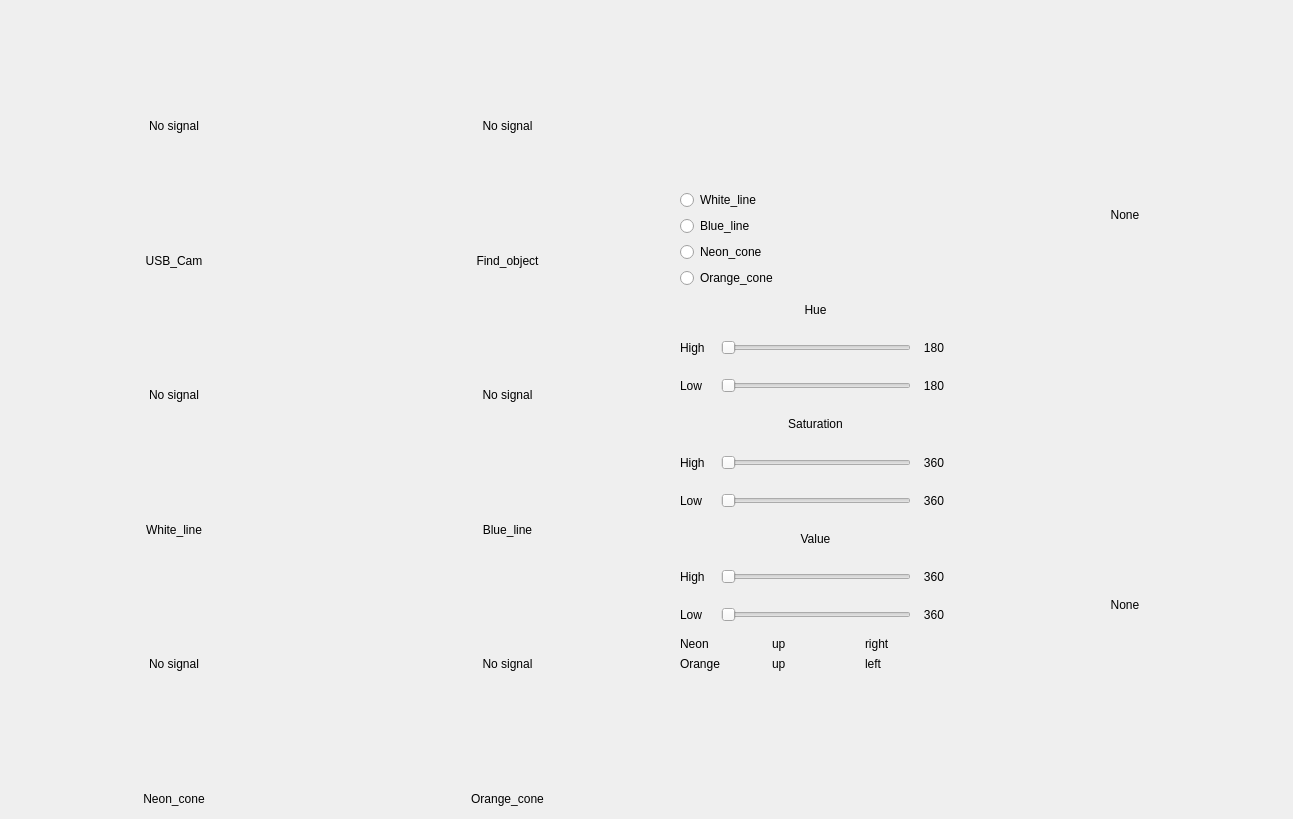
<?xml version="1.0" encoding="UTF-8"?>
<ui version="4.0">
 <class>MainWindowDesign</class>
 <widget class="QMainWindow" name="MainWindowDesign">
  <property name="geometry">
   <rect>
    <x>0</x>
    <y>0</y>
    <width>1293</width>
    <height>819</height>
   </rect>
  </property>
  <property name="windowTitle">
   <string>QRosApp</string>
  </property>
  <property name="windowIcon">
   <iconset>
    <normaloff>:/images/icon.png</normaloff>:/images/icon.png</iconset>
  </property>
  <property name="locale">
   <locale language="English" country="Australia"/>
  </property>
  <widget class="QWidget" name="centralwidget">
   <widget class="QWidget" name="gridLayoutWidget">
    <property name="geometry">
     <rect>
      <x>10</x>
      <y>10</y>
      <width>661</width>
      <height>801</height>
     </rect>
    </property>
    <layout class="QGridLayout" name="gridLayout">
     <item row="2" column="0">
      <widget class="QLabel" name="White_line_screen">
       <property name="text">
        <string>No signal</string>
       </property>
       <property name="alignment">
        <set>Qt::AlignmentFlag::AlignCenter</set>
       </property>
      </widget>
     </item>
     <item row="0" column="0">
      <widget class="QLabel" name="USB_screen">
       <property name="text">
        <string>No signal</string>
       </property>
       <property name="alignment">
        <set>Qt::AlignmentFlag::AlignCenter</set>
       </property>
      </widget>
     </item>
     <item row="5" column="0">
      <widget class="QLabel" name="Neon_cone">
       <property name="maximumSize">
        <size>
         <width>16777215</width>
         <height>25</height>
        </size>
       </property>
       <property name="text">
        <string>Neon_cone</string>
       </property>
       <property name="alignment">
        <set>Qt::AlignmentFlag::AlignCenter</set>
       </property>
      </widget>
     </item>
     <item row="3" column="1">
      <widget class="QLabel" name="Blue_line">
       <property name="text">
        <string>Blue_line</string>
       </property>
       <property name="alignment">
        <set>Qt::AlignmentFlag::AlignCenter</set>
       </property>
      </widget>
     </item>
     <item row="3" column="0">
      <widget class="QLabel" name="White_line">
       <property name="maximumSize">
        <size>
         <width>16777215</width>
         <height>25</height>
        </size>
       </property>
       <property name="text">
        <string>White_line</string>
       </property>
       <property name="alignment">
        <set>Qt::AlignmentFlag::AlignCenter</set>
       </property>
      </widget>
     </item>
     <item row="0" column="1">
      <widget class="QLabel" name="Object_screen">
       <property name="text">
        <string>No signal</string>
       </property>
       <property name="alignment">
        <set>Qt::AlignmentFlag::AlignCenter</set>
       </property>
      </widget>
     </item>
     <item row="5" column="1">
      <widget class="QLabel" name="Orange_coe">
       <property name="text">
        <string>Orange_cone</string>
       </property>
       <property name="alignment">
        <set>Qt::AlignmentFlag::AlignCenter</set>
       </property>
      </widget>
     </item>
     <item row="4" column="0">
      <widget class="QLabel" name="Neon_cone_screen">
       <property name="text">
        <string>No signal</string>
       </property>
       <property name="alignment">
        <set>Qt::AlignmentFlag::AlignCenter</set>
       </property>
      </widget>
     </item>
     <item row="1" column="1">
      <widget class="QLabel" name="Find_object">
       <property name="text">
        <string>Find_object</string>
       </property>
       <property name="alignment">
        <set>Qt::AlignmentFlag::AlignCenter</set>
       </property>
      </widget>
     </item>
     <item row="2" column="1">
      <widget class="QLabel" name="Blue_line_screen">
       <property name="text">
        <string>No signal</string>
       </property>
       <property name="alignment">
        <set>Qt::AlignmentFlag::AlignCenter</set>
       </property>
      </widget>
     </item>
     <item row="4" column="1">
      <widget class="QLabel" name="Orange_cone_screen">
       <property name="text">
        <string>No signal</string>
       </property>
       <property name="alignment">
        <set>Qt::AlignmentFlag::AlignCenter</set>
       </property>
      </widget>
     </item>
     <item row="1" column="0">
      <widget class="QLabel" name="USB_Cam">
       <property name="maximumSize">
        <size>
         <width>16777215</width>
         <height>25</height>
        </size>
       </property>
       <property name="text">
        <string>USB_Cam</string>
       </property>
       <property name="alignment">
        <set>Qt::AlignmentFlag::AlignCenter</set>
       </property>
      </widget>
     </item>
    </layout>
   </widget>
   <widget class="QWidget" name="gridLayoutWidget_2">
    <property name="geometry">
     <rect>
      <x>680</x>
      <y>190</y>
      <width>271</width>
      <height>481</height>
     </rect>
    </property>
    <layout class="QGridLayout" name="gridLayout_2">
     <item row="10" column="0">
      <widget class="QLabel" name="Value">
       <property name="text">
        <string>Value</string>
       </property>
       <property name="alignment">
        <set>Qt::AlignmentFlag::AlignCenter</set>
       </property>
      </widget>
     </item>
     <item row="4" column="0">
      <widget class="QLabel" name="Hue">
       <property name="text">
        <string>Hue</string>
       </property>
       <property name="alignment">
        <set>Qt::AlignmentFlag::AlignCenter</set>
       </property>
      </widget>
     </item>
     <item row="12" column="0">
      <layout class="QHBoxLayout" name="horizontalLayout_6">
       <item>
        <widget class="QLabel" name="Value_low">
         <property name="text">
          <string>Low</string>
         </property>
        </widget>
       </item>
       <item>
        <widget class="QSlider" name="Value_low_slider">
         <property name="maximumSize">
          <size>
           <width>190</width>
           <height>16777215</height>
          </size>
         </property>
         <property name="orientation">
          <enum>Qt::Orientation::Horizontal</enum>
         </property>
        </widget>
       </item>
       <item>
        <widget class="QLabel" name="Val_low_value">
         <property name="text">
          <string>360</string>
         </property>
         <property name="alignment">
          <set>Qt::AlignmentFlag::AlignCenter</set>
         </property>
        </widget>
       </item>
      </layout>
     </item>
     <item row="11" column="0">
      <layout class="QHBoxLayout" name="horizontalLayout_5">
       <item>
        <widget class="QLabel" name="Value_high">
         <property name="text">
          <string>High</string>
         </property>
        </widget>
       </item>
       <item>
        <widget class="QSlider" name="Value_high_slider">
         <property name="maximumSize">
          <size>
           <width>190</width>
           <height>16777215</height>
          </size>
         </property>
         <property name="orientation">
          <enum>Qt::Orientation::Horizontal</enum>
         </property>
        </widget>
       </item>
       <item>
        <widget class="QLabel" name="Val_high_value">
         <property name="text">
          <string>360</string>
         </property>
         <property name="alignment">
          <set>Qt::AlignmentFlag::AlignCenter</set>
         </property>
        </widget>
       </item>
      </layout>
     </item>
     <item row="0" column="0">
      <widget class="QRadioButton" name="White_line_Button">
       <property name="text">
        <string>White_line</string>
       </property>
      </widget>
     </item>
     <item row="5" column="0">
      <layout class="QHBoxLayout" name="horizontalLayout">
       <item>
        <widget class="QLabel" name="Hue_high">
         <property name="text">
          <string>High</string>
         </property>
        </widget>
       </item>
       <item>
        <widget class="QSlider" name="Hue_high_slider">
         <property name="maximumSize">
          <size>
           <width>190</width>
           <height>16777215</height>
          </size>
         </property>
         <property name="orientation">
          <enum>Qt::Orientation::Horizontal</enum>
         </property>
        </widget>
       </item>
       <item>
        <widget class="QLabel" name="Hue_high_value">
         <property name="text">
          <string>180</string>
         </property>
         <property name="alignment">
          <set>Qt::AlignmentFlag::AlignCenter</set>
         </property>
        </widget>
       </item>
      </layout>
     </item>
     <item row="8" column="0">
      <layout class="QHBoxLayout" name="horizontalLayout_3">
       <item>
        <widget class="QLabel" name="Sat_high">
         <property name="text">
          <string>High</string>
         </property>
        </widget>
       </item>
       <item>
        <widget class="QSlider" name="Sat_high_slider">
         <property name="maximumSize">
          <size>
           <width>190</width>
           <height>16777215</height>
          </size>
         </property>
         <property name="orientation">
          <enum>Qt::Orientation::Horizontal</enum>
         </property>
        </widget>
       </item>
       <item>
        <widget class="QLabel" name="Sat_high_value">
         <property name="text">
          <string>360</string>
         </property>
         <property name="alignment">
          <set>Qt::AlignmentFlag::AlignCenter</set>
         </property>
        </widget>
       </item>
      </layout>
     </item>
     <item row="1" column="0">
      <widget class="QRadioButton" name="Blue_line_Button">
       <property name="text">
        <string>Blue_line</string>
       </property>
      </widget>
     </item>
     <item row="6" column="0">
      <layout class="QHBoxLayout" name="horizontalLayout_2">
       <item>
        <widget class="QLabel" name="Hue_low">
         <property name="text">
          <string>Low</string>
         </property>
        </widget>
       </item>
       <item>
        <widget class="QSlider" name="Hue_low_slider">
         <property name="maximumSize">
          <size>
           <width>190</width>
           <height>16777215</height>
          </size>
         </property>
         <property name="orientation">
          <enum>Qt::Orientation::Horizontal</enum>
         </property>
        </widget>
       </item>
       <item>
        <widget class="QLabel" name="Hue_low_value">
         <property name="text">
          <string>180</string>
         </property>
         <property name="alignment">
          <set>Qt::AlignmentFlag::AlignCenter</set>
         </property>
        </widget>
       </item>
      </layout>
     </item>
     <item row="2" column="0">
      <widget class="QRadioButton" name="Neon_cone_Button">
       <property name="text">
        <string>Neon_cone</string>
       </property>
      </widget>
     </item>
     <item row="9" column="0">
      <layout class="QHBoxLayout" name="horizontalLayout_4">
       <item>
        <widget class="QLabel" name="Sat_low">
         <property name="text">
          <string>Low</string>
         </property>
        </widget>
       </item>
       <item>
        <widget class="QSlider" name="Sat_low_slider">
         <property name="maximumSize">
          <size>
           <width>190</width>
           <height>16777215</height>
          </size>
         </property>
         <property name="orientation">
          <enum>Qt::Orientation::Horizontal</enum>
         </property>
        </widget>
       </item>
       <item>
        <widget class="QLabel" name="Sat_low_value">
         <property name="text">
          <string>360</string>
         </property>
         <property name="alignment">
          <set>Qt::AlignmentFlag::AlignCenter</set>
         </property>
        </widget>
       </item>
      </layout>
     </item>
     <item row="7" column="0">
      <widget class="QLabel" name="Saturation">
       <property name="text">
        <string>Saturation</string>
       </property>
       <property name="alignment">
        <set>Qt::AlignmentFlag::AlignCenter</set>
       </property>
      </widget>
     </item>
     <item row="3" column="0">
      <widget class="QRadioButton" name="Orange_cone_Button">
       <property name="text">
        <string>Orange_cone</string>
       </property>
      </widget>
     </item>
     <item row="13" column="0">
      <layout class="QGridLayout" name="gridLayout_3">
       <item row="0" column="2">
        <widget class="QLabel" name="Neon_horizontal">
         <property name="text">
          <string>right</string>
         </property>
        </widget>
       </item>
       <item row="0" column="1">
        <widget class="QLabel" name="Neon_vertical">
         <property name="text">
          <string>up</string>
         </property>
        </widget>
       </item>
       <item row="1" column="0">
        <widget class="QLabel" name="Orange">
         <property name="text">
          <string>Orange</string>
         </property>
        </widget>
       </item>
       <item row="1" column="2">
        <widget class="QLabel" name="Orange_horizontal">
         <property name="text">
          <string>left</string>
         </property>
        </widget>
       </item>
       <item row="0" column="0">
        <widget class="QLabel" name="Neon">
         <property name="text">
          <string>Neon</string>
         </property>
        </widget>
       </item>
       <item row="1" column="1">
        <widget class="QLabel" name="Orange_vertical">
         <property name="text">
          <string>up</string>
         </property>
        </widget>
       </item>
      </layout>
     </item>
    </layout>
   </widget>
   <widget class="QLabel" name="Neon_crop">
    <property name="geometry">
     <rect>
      <x>970</x>
      <y>30</y>
      <width>310</width>
      <height>370</height>
     </rect>
    </property>
    <property name="text">
     <string>None</string>
    </property>
    <property name="alignment">
     <set>Qt::AlignmentFlag::AlignCenter</set>
    </property>
   </widget>
   <widget class="QLabel" name="Orange_crop">
    <property name="geometry">
     <rect>
      <x>970</x>
      <y>420</y>
      <width>310</width>
      <height>370</height>
     </rect>
    </property>
    <property name="text">
     <string>None</string>
    </property>
    <property name="alignment">
     <set>Qt::AlignmentFlag::AlignCenter</set>
    </property>
   </widget>
  </widget>
  <action name="action_Quit">
   <property name="text">
    <string>&amp;Quit</string>
   </property>
   <property name="shortcut">
    <string>Ctrl+Q</string>
   </property>
   <property name="shortcutContext">
    <enum>Qt::ShortcutContext::ApplicationShortcut</enum>
   </property>
  </action>
  <action name="action_Preferences">
   <property name="text">
    <string>&amp;Preferences</string>
   </property>
  </action>
  <action name="actionAbout">
   <property name="text">
    <string>&amp;About</string>
   </property>
  </action>
  <action name="actionAbout_Qt">
   <property name="text">
    <string>About &amp;Qt</string>
   </property>
  </action>
 </widget>
 <resources/>
 <connections>
  <connection>
   <sender>action_Quit</sender>
   <signal>triggered()</signal>
   <receiver>MainWindowDesign</receiver>
   <slot>close()</slot>
   <hints>
    <hint type="sourcelabel">
     <x>-1</x>
     <y>-1</y>
    </hint>
    <hint type="destinationlabel">
     <x>399</x>
     <y>299</y>
    </hint>
   </hints>
  </connection>
 </connections>
</ui>
